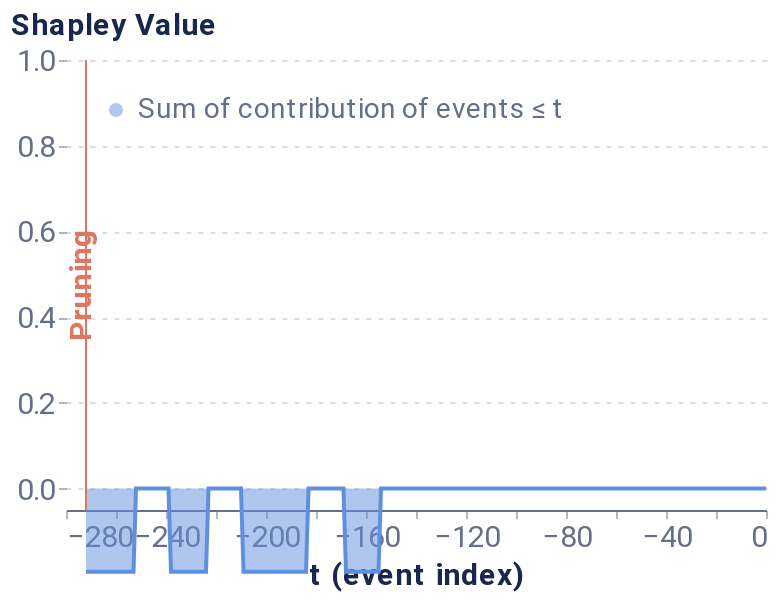

This figure's notebook cell:
### Code cell
# Pruning algorithm
from timeshap.explainer import local_pruning
from timeshap.plot import plot_temp_coalition_pruning

pruning_dict = {'tol': 0,}
coal_plot_data, coal_prun_idx = local_pruning(f, test_random_sequence, pruning_dict, average_event_df, test_random_sequence_number, [0], False)
# coal_prun_idx is in negative terms
pruning_idx = random_sequence.shape[1] + coal_prun_idx
pruning_plot = plot_temp_coalition_pruning(coal_plot_data, coal_prun_idx, plot_limit=300)
pruning_plot

### Figure 1 — Vega-Lite specification as saved in the notebook (floating-point values rounded to 4 significant figures; data arrays with more than 128 entries replaced by an {"elided": "..."} marker saying what was removed)
{"config": {"axis": {"domain": true, "domainColor": "#666F89", "grid": false, "gridCap": "round", "gridColor": "#B3B7C4", "gridDash": [2, 4], "gridWidth": 0.5, "labelColor": "#666F89", "labelFont": "Roboto, Arial, sans-serif", "labelPadding": 2, "tickColor": "#666F89", "tickOpacity": 0.5, "tickSize": 4, "titleColor": "#19274E", "titleFont": "Roboto, Arial, sans-serif", "titleFontSize": 12}, "axisBand": {"domain": true, "labelPadding": 4, "ticks": false}, "axisY": {"domain": false, "titleAlign": "left", "titleAngle": 0, "titleX": -20, "titleY": -10}, "legend": {"labelColor": "#666F89", "labelFont": "Roboto, Arial, sans-serif", "labelFontSize": 12, "symbolSize": 40, "titleColor": "#19274E", "titleFont": "Roboto, Arial, sans-serif", "titleFontSize": 12, "titlePadding": 4}, "arc": {"stroke": "#FFFFFF", "strokeWidth": 1}, "bar": {"fill": "#2770EB", "stroke": null}, "line": {"stroke": "#2770EB", "strokeWidth": 2}, "path": {"stroke": "#2770EB", "strokeWidth": 0.5}, "point": {"fill": "#2770EB", "shape": "circle", "filled": true}, "rect": {"fill": "#2770EB"}, "rule": {"stroke": "#666F89"}, "shape": {"stroke": "#2770EB"}, "text": {"color": "#19274E", "font": "Roboto, Arial, sans-serif", "fontSize": 12}, "range": {"category": ["#2770EB", "#77B98A", "#DA5252", "#FFC400", "#A87AEA", "#00A39E", "#19274E"], "diverging": ["#006360", "#2BB3AE", "#96D9D7", "#FFFFFF", "#EDAAAA", "#DA5252", "#811D1D"], "heatmap": ["#18448F", "#1B4EA5", "#2770EB", "#4C88EE", "#82ACF3", "#A6C4F7", "#E9F1FD"], "ramp": ["#18448F", "#1B4EA5", "#2770EB", "#4C88EE", "#82ACF3", "#A6C4F7", "#E9F1FD"]}, "background": "#FFFFFF", "group": {"fill": "#FFFFFF"}, "header": {"labelColor": "#19274E", "labelFont": "Roboto, Arial, sans-serif", "labelFontSize": 12, "titleColor": "#19274E", "titleFont": "Roboto, Arial, sans-serif", "titleFontSize": 16}, "title": {"anchor": "start", "color": "#19274E", "font": "Roboto, Arial, sans-serif", "fontSize": 20, "fontWeight": "bold", "offset": 20, "subtitleColor": "#19274E", "subtitleFontSize": 16}, "view": {"continuousHeight": 300, "continuousWidth": 400, "stroke": "transparent"}}, "layer": [{"mark": {"type": "area", "opacity": 0.5}, "encoding": {"color": {"field": "Coalition", "legend": {"fillColor": "white", "labelFontSize": 14, "labelLimit": 0, "orient": "top-left", "symbolSize": 50, "symbolStrokeWidth": 0, "title": null}, "scale": {"domain": ["Sum of contribution of events ≤ t"], "range": ["#618FE0"]}, "type": "nominal"}, "x": {"axis": {"labelFontSize": 15, "title": "t (event index)", "titleFontSize": 15}, "field": "t (event index)", "type": "quantitative"}, "y": {"axis": {"grid": true, "labelFontSize": 15, "titleFontSize": 15, "titleX": -28}, "field": "Shapley Value", "scale": {"domain": [-0.05, 1]}, "type": "quantitative"}}}, {"mark": "line", "encoding": {"color": {"field": "Coalition", "legend": {"fillColor": "white", "labelFontSize": 14, "labelLimit": 0, "orient": "top-left", "symbolSize": 50, "symbolStrokeWidth": 0, "title": null}, "scale": {"domain": ["Sum of contribution of events ≤ t"], "range": ["#618FE0"]}, "type": "nominal"}, "x": {"axis": {"labelFontSize": 15, "title": "t (event index)", "titleFontSize": 15}, "field": "t (event index)", "type": "quantitative"}, "y": {"axis": {"grid": true, "labelFontSize": 15, "titleFontSize": 15, "titleX": -28}, "field": "Shapley Value", "scale": {"domain": [-0.05, 1]}, "type": "quantitative"}}}, {"data": {"name": "data-0d80ef9f9cbbe7d446f1620e7db0fdc0"}, "mark": {"type": "rule", "color": "#E17560"}, "encoding": {"x": {"field": "x", "type": "quantitative"}}}, {"data": {"name": "data-be753f317ab609e8c2e99cfa0fe3dc62"}, "mark": {"type": "text", "angle": 270, "color": "#E17560", "fontSize": 15, "fontWeight": "bold", "text": "Pruning"}, "encoding": {"x": {"field": "x", "type": "quantitative"}}}], "data": {"name": "data-bb41f65243747fa0f43e932d1420f3f3"}, "height": 225, "width": 350, "$schema": "https://vega.github.io/schema/vega-lite/v4.17.0.json", "datasets": {"data-bb41f65243747fa0f43e932d1420f3f3": {"elided": "546 records"}, "data-0d80ef9f9cbbe7d446f1620e7db0fdc0": [{"x": -272}], "data-be753f317ab609e8c2e99cfa0fe3dc62": [{"x": -274}]}}
